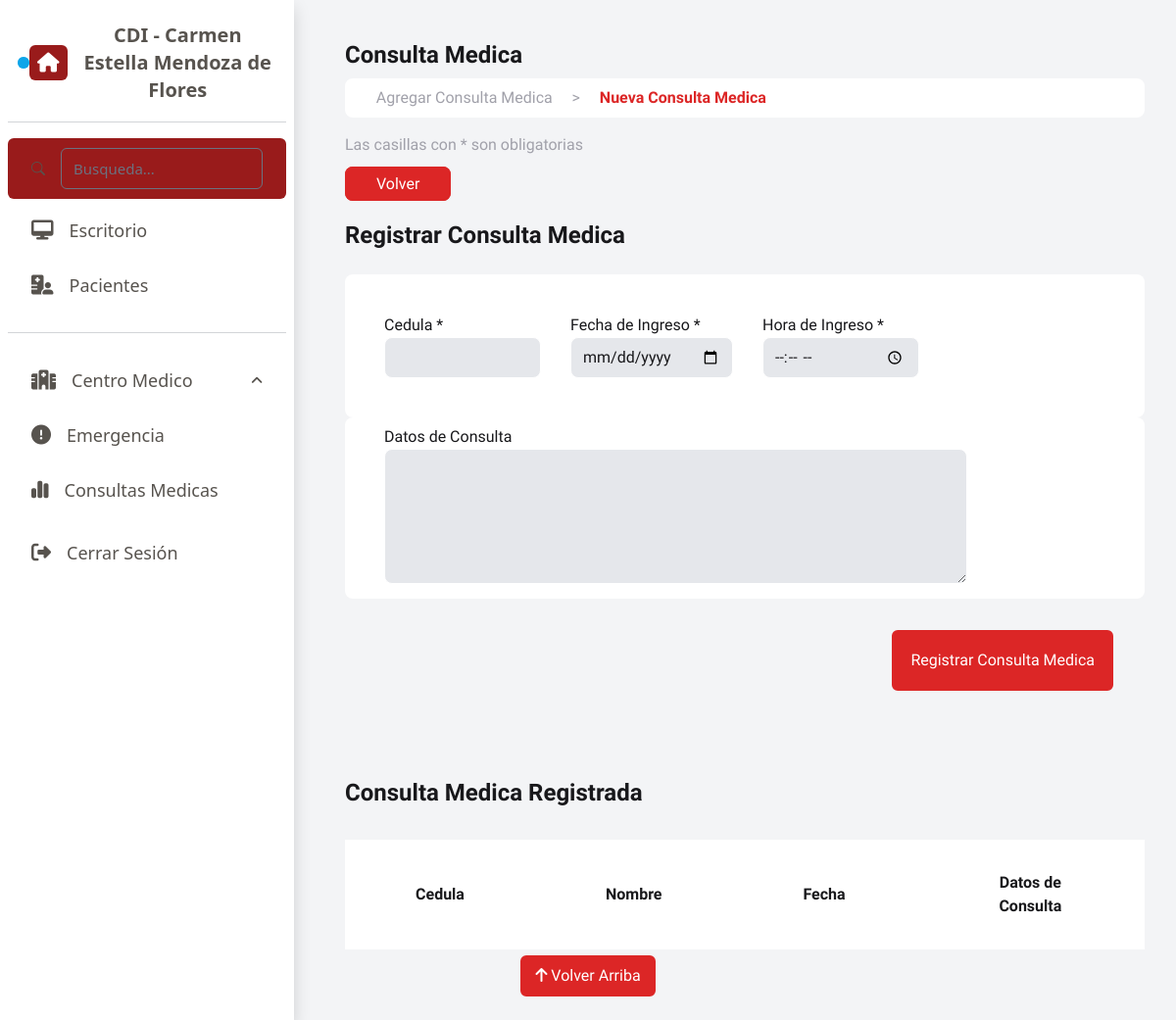
The app's page /vista/consultasm.php, older data.
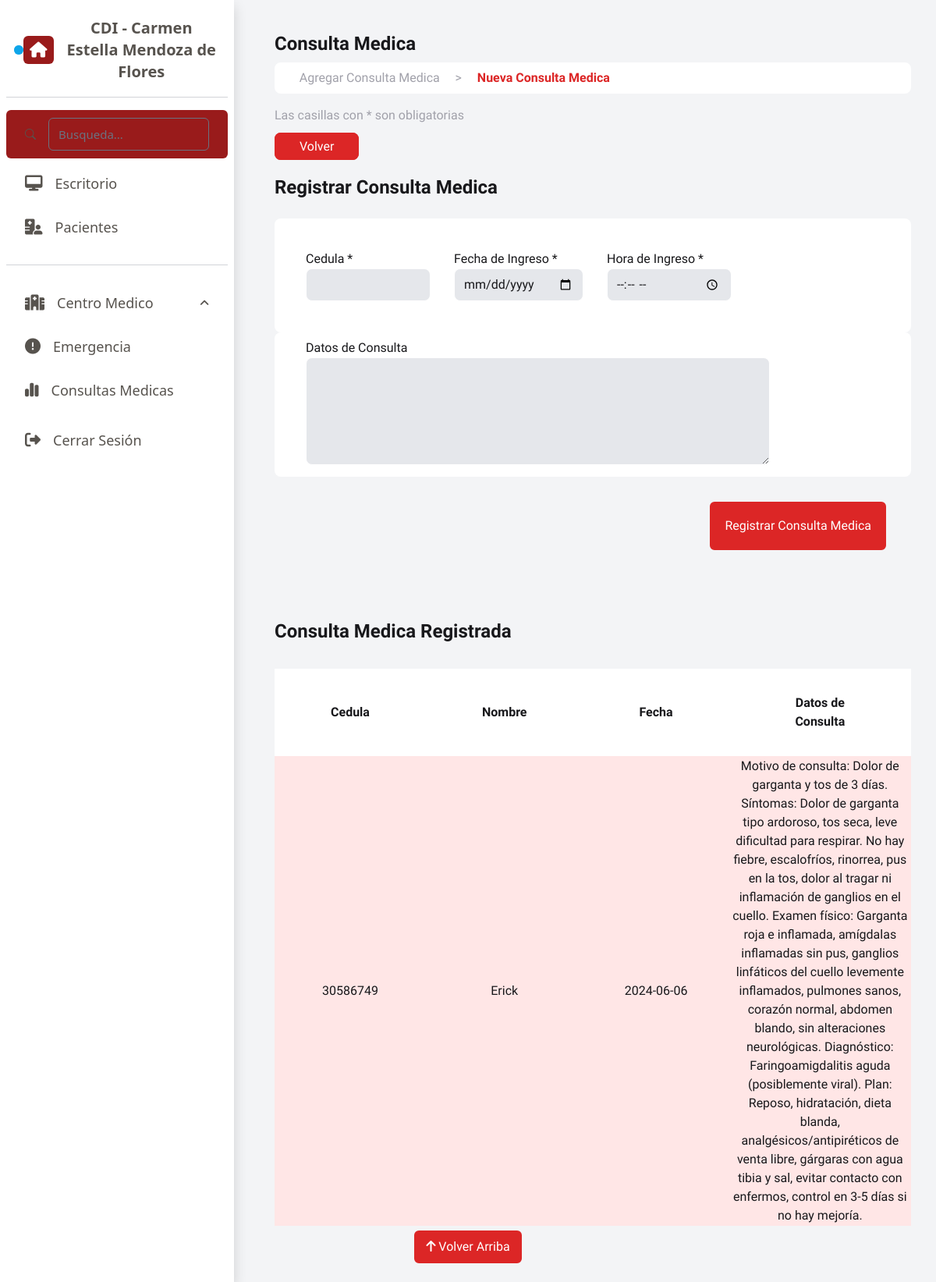
The same page, newer data.
### tables this page shows
CREATE TABLE `paciente` (
  `cedula` int NOT NULL,
  `nombre` varchar(45) DEFAULT NULL,
  `apellido` varchar(45) DEFAULT NULL,
  `fechanac` date DEFAULT NULL,
  `edad` int DEFAULT NULL,
  `telefono` varchar(20) DEFAULT NULL,
  `ocupacion` varchar(200) DEFAULT NULL,
  `direccion` varchar(200) DEFAULT NULL,
  `estcivil` int DEFAULT NULL,
  PRIMARY KEY (`cedula`)
);

CREATE TABLE `consultasm` (
  `cod_consultasm` int NOT NULL AUTO_INCREMENT,
  `cedulac` int NOT NULL,
  `fechadeingreso` date NOT NULL,
  `horaingreso` varchar(15) NOT NULL,
  `datosdeconsulta` varchar(1000) NOT NULL,
  PRIMARY KEY (`cod_consultasm`)
);

### vista/consultasm.php (the view, shortened to what this page needs)
<?php
    $db = conectarBD();
    $cedulac = '';
    $fechadeingreso = '';
    $horaingreso = '';
    require 'comunes/librerias.php';
    require 'comunes/head.php';
?>
<body class="form-consultasm bg-gray-100" style="margin: 2rem 2rem 0 22rem;">
<section class="contenedor text-zinc-900">
    <h1 class="text-2xl py-2">Consulta Medica</h1>
    <p class="text-zinc-400 bg-white border-8 rounded-lg border-white w-100">&nbsp; &nbsp; &nbsp; Agregar Consulta Medica &nbsp; &nbsp; > &nbsp; &nbsp;<span class="text-red-600 font-bold"> Nueva Consulta Medica</span></p>
    <p class="text-zinc-400 py-2 my-2">Las casillas con * son obligatorias</p>
    <a href="?pagina=inicio" class="boton px-4 cursor-pointer" style="margin-top: 200px;">Volver</a>
    <h1 class="text-2xl py-4">Registrar Consulta Medica</h1>
    <form action="?pagina=consultasm"  method="POST"  enctype="multipart/form-data">
        <fieldset class="formulario bg-white p-10 rounded-lg">
            <div>
                <label for="">Cedula *</label>
                <br>
                <input type="text" class="bg-gray-200 rounded-lg border-white" name="cedulac" id="cedulac" value="<?php $cedulac ?>">
            </div>
            <div>
                <label for="">Fecha de Ingreso *</label>
                <br>
                <input type="date" class="bg-gray-200 rounded-lg border-white" name="fechadeingreso" id="fechadeingreso" value="<?php $fechadeingreso ?>">
            </div>
            <div>
                <label for="">Hora de Ingreso *</label>
                <br>
                <input type="time" class="bg-gray-200 rounded-lg border-white" name="horaingreso" id="horaingreso" value="<?php $horaingreso ?>">
            </div>
        </fieldset>
        <fieldset class="formulario bg-white px-10 py-2 rounded-lg">
            <div>
             <label for="">Datos de Consulta</label>
              <textarea class="bg-gray-200 rounded-lg border-white" id="datosdeconsulta" name="datosdeconsulta" rows="5" cols="61" value="<?php $horaingreso ?>" >
              </textarea>
            </div>
        </fieldset>
        <div class="d-flex justify-content-end">
            <button type="submit" class="btn btn-primary m-8 p-3" style="background-color: rgb(220 38 38); border: solid rgb(220 38 38); hover:background-color: rgb(153, 27, 27);" data-bs-toggle="modal" data-bs-target="#registroExitosoModal" data-dismiss="modal" data-timer="5000">Registrar Consulta Medica</button>
        </div>
    </form>
</section>
<section class="contenedor text-zinc-900" style="padding: 2rem 0 4rem 0;">
    <h1 class="text-2xl py-6">Consulta Medica Registrada</h1>
    <table class="my-2 w-full">
        <thead>
            <tr>
                <th>Cedula</th>
                <th>Nombre</th>
                <th>Fecha</th>
                <th>Datos de Consulta</th>
            </tr>
        </thead>
        <tbody>
         <?php $sql = $db->query(" SELECT * FROM paciente p INNER JOIN consultasm e ON p.cedula = e.cedulac");
            while ($row = $sql->fetch_array()) : ?>
             <tr>
                <td style="padding: 1.5rem;"> <?php echo $row['cedula'];?></td>
                <td> <?php echo $row['nombre'];?></td>
                <td> <?php echo $row['fechadeingreso'];?></td>
                <td> <?php echo $row['datosdeconsulta'];?></td>
            </tr>
            <?php endwhile; ?>
        </tbody>
    </table>
    <div class="fixed-bottom d-flex justify-content-center m-4" id="scroll-to-top">
        <a href="#top" class="btn btn-primary" style="background-color: rgb(220 38 38); border: solid rgb(220 38 38);">
            <i class="fas fa-arrow-up"></i>
            <span>Volver Arriba</span>
        </a>
    </div>
</section>
</body>

### comunes/librerias.php (shortened to what this page needs)
<!DOCTYPE html>
<html lang="en">
<head>
    <script src="https://cdn.tailwindcss.com?plugins=forms,typography,aspect-ratio,line-clamp,container-queries"></script>
    <link href="https://cdn.jsdelivr.net/npm/bootstrap@5.3.3/dist/css/bootstrap.min.css" rel="stylesheet">
    <link rel="stylesheet" href="https://cdnjs.cloudflare.com/ajax/libs/font-awesome/6.5.2/css/all.min.css" />
    <link rel="stylesheet" href="css/style.css">
    <link rel="stylesheet" href="https://cdn.jsdelivr.net/npm/bootstrap-icons@1.7.2/font/bootstrap-icons.css">
</head>

### comunes/head.php (shortened to what this page needs)
<header>
        <span class="absolute text-white text-4xl top-5 left-4 cursor-pointer" onclick="Openbar()">
        </span>
        <div class="sidebar fixed top-0 bottom-0 lg:left-0 left-[-300px] duration-1000
            p-2 w-[300px] overflow-y-auto text-center bg-white shadow h-screen">
            <div class="text-stone-600 text-xl">
            <div class="p-2.5 mt-1 flex items-center rounded-md ">
                <span class="relative flex h-3 w-3">
                    <span class="relative inline-flex rounded-full h-3 w-3 bg-sky-500"></span>
                </span>
                <a href="?pagina=inicio"><i class="fa-solid fa-house px-2 py-2 bg-red-800 rounded-md text-white hover:text-white"></i></a>
                <a href="?pagina=inicio" class="text-[15px]  ml-3 text-xl text-stone-600 font-bold cursor-pointer text-stone-500 hover:text-stone-800">CDI - Carmen Estella Mendoza de Flores</a>
            </div>
            <hr class="my-2 text-gray-600">
            <div>
                <div class="p-2.5 mt-3 flex items-center rounded-md px-4 duration-300 cursor-pointer bg-red-800">
                <i class="bi bi-search text-sm hover:text-white"></i>
                <input class="text-[15px] ml-4 w-full bg-transparent focus:outline-none rounded-md" placeholder="Busqueda..." />
                </div>
                <div class="p-2.5 mt-2 flex items-center rounded-md px-4 duration-300 cursor-pointer hover:bg-red-800 hover:text-white text-stone-600">
                    <i class="fa-solid fa-desktop hover:text-white"></i>
                    <a href="?pagina=inicio"><span class="text-[15px] ml-4 text-lg hover:text-white">Escritorio</span></a>
                </div>
                <div class="p-2.5 mt-2 flex items-center rounded-md px-4 duration-300 cursor-pointer hover:bg-red-800 hover:text-white text-stone-600">
                    <i class="fa-solid fa-hospital-user"></i>
                <a href="?pagina=pacientes"><span class="text-[15px] ml-4 text-lg hover:text-white">Pacientes</span></a>
                </div>
                <hr class="my-4 text-gray-600">
                <div class="p-2.5 mt-2 flex items-center rounded-md px-4 duration-300 cursor-pointer hover:bg-red-800 hover:text-white">
                    <i class="fa-solid fa-hospital"></i>
                <div class="flex justify-between w-full items-center hover:text-white text-stone-600" onclick="dropDown1()">
                    <span class="text-[15px] ml-4 text-lg">Centro Medico</span>
                    <span class="text-sm rotate-180" id="arrow1">
                        <i class="fa-solid fa-angle-down"></i>
                    </span>
                </div>
                </div>
                <div class="p-2.5 mt-2 flex items-center rounded-md px-4 duration-300 cursor-pointer hover:text-white hover:bg-red-800 text-stone-600">
                    <i class="fa-solid fa-circle-exclamation hover:text-white"></i>
                    <a href="?pagina=emergencias" ><span class="text-[15px] ml-4 text-lg hover:text-white">Emergencia</span></a>
                </div>
                <div class="p-2.5 mt-2 flex items-center rounded-md px-4 duration-10000 cursor-pointer hover:text-white hover:bg-red-800 text-stone-600">
                    <i class="fa-solid fa-chart-simple hover:text-white"></i>
                    <div class="flex justify-between w-full items-center hover:text-white">
                        <a href="?pagina=consultasm"><span class="text-[15px] ml-4 hover:text-white text-lg">Consultas Medicas</span></a>
                    </div>
                </div>
                <div class="p-2.5 mt-3 flex items-center rounded-md px-4 duration-300 cursor-pointer hover:bg-red-800 hover:text-white text-stone-600">
                    <i class="fa-solid fa-right-from-bracket"></i>
                    <span class="text-[15px] ml-4 text-lg">Cerrar Sesión</span>
                </div>
                </div>
            </div>
        </div>
    </header>

### css/style.css (style rules this page uses)
.boton { font-family: 'Sora'; background-color: rgb(220 38 38); border-radius: 0.5rem; border: 0.5rem solid rgb(220 38 38); color: white; }
.contenedor { font-family: 'Sora'; }
.contenedor h1 { font-weight: 900; }
.formulario { display: grid; grid-template-columns: repeat(4, 1fr); gap: 30px; }
input, select { width: 100%; }
th { padding: 2rem 4.5rem; background-color: rgb(255, 255, 255); }
table tr:nth-child(odd) { background-color: rgb(255, 230, 230); text-align: center; }

Row changes from the older to the newer data that the page shows:
added paciente: cedula "30586749", nombre "Erick", consultasm.fechadeingreso "2024-06-06", consultasm.datosdeconsulta "Motivo de consulta: Dolor de garganta y tos de 3 días. Síntomas: Dolor de garganta tipo ardoroso, tos seca, leve dificultad para respirar. No hay fiebre, escalofríos, rinorrea, pus en la tos, dolor al tragar ni inflamación de ganglios en el cuello. Examen físico: Garganta roja e inflamada, amígdalas inflamadas sin pus, ganglios linfáticos del cuello levemente inflamados, pulmones sanos, corazón normal, abdomen blando, sin alteraciones neurológicas. Diagnóstico: Faringoamigdalitis aguda (posiblemente viral). Plan: Reposo, hidratación, dieta blanda, analgésicos/antipiréticos de venta libre, gárgaras con agua tibia y sal, evitar contacto con enfermos, control en 3-5 días si no hay mejoría."
